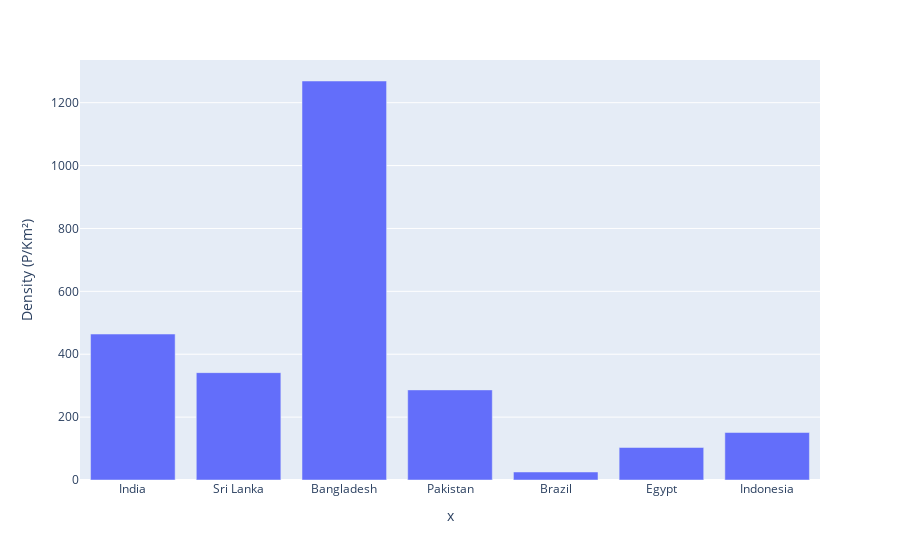

Notebook source saved alongside this figure:
### Code cell
fig = px.bar(ses, x=country_list,y='Density (P/Km²)')
fig.show()

### Figure 1 — Plotly figure (JSON) as saved in the notebook; plotly's stock layout.template omitted (floating-point values rounded to 4 significant figures)
{"data": [{"alignmentgroup": "True", "hovertemplate": "x=%{x}<br>Density (P/Km²)=%{y}<extra></extra>", "legendgroup": "", "marker": {"color": "#636efa"}, "name": "", "offsetgroup": "", "orientation": "v", "showlegend": false, "textposition": "auto", "type": "bar", "x": ["India", "Sri Lanka", "Bangladesh", "Pakistan", "Brazil", "Egypt", "Indonesia"], "xaxis": "x", "y": [464.1, 341.5, 1269.0, 286.5, 25.49, 103.4, 151.0], "yaxis": "y"}], "layout": {"barmode": "relative", "legend": {"tracegroupgap": 0}, "margin": {"t": 60}, "xaxis": {"anchor": "y", "domain": [0, 1], "title": {"text": "x"}}, "yaxis": {"anchor": "x", "domain": [0, 1], "title": {"text": "Density (P/Km²)"}}}}
